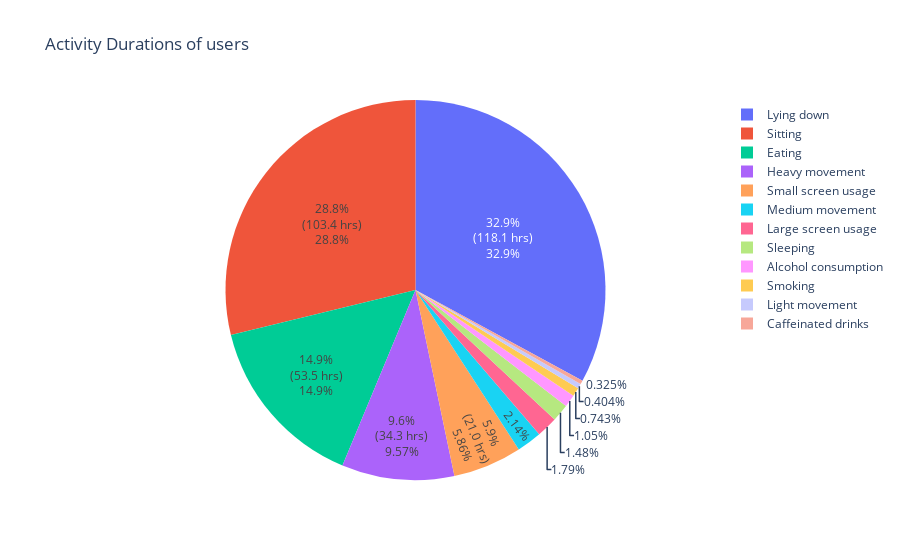

The notebook cell this image was saved under:
### Markdown cell above
Here we will visualize the activity the user performs in the entire duration.
There are 12 labelled activities that the user can be performing and we will visualize there duration using a Pie Chart.

### Code cell
activity_durations = {}

activity_labels = {
    1: "Sleeping",
    2: "Lying down",
    3: "Sitting",
    4: "Light movement",
    5: "Medium movement",
    6: "Heavy movement",
    7: "Eating",
    8: "Small screen usage",
    9: "Large screen usage",
    10: "Caffeinated drinks",
    11: "Smoking",
    12: "Alcohol consumption"
}

# Loop over all user folders
for user_id in range(1, 23):
    user_folder = os.path.join(DATA_DIR, f"user_{user_id}")
    activity_file = os.path.join(user_folder, "Activity.csv")
    
    if os.path.exists(activity_file):
        df_activity = pd.read_csv(activity_file)
        #df_activity = df_activity.apply(fix_time, axis=1)
        
        # Ensure 'Start' and 'End' are parsed as datetime
        # Adjust if your columns are named differently (e.g., 'start', 'end')
        #df_activity['Start'] = pd.to_datetime(df_activity['Start'])
        #df_activity['End']   = pd.to_datetime(df_activity['End'])
        
        df_activity['Start'] = df_activity['Start'].str.replace('24:00', '00:00')
        df_activity['End'] = df_activity['End'].str.replace('24:00', '00:00')
        df_activity['Start'] = pd.to_datetime(df_activity['Start'], errors='coerce')
        df_activity['End'] = pd.to_datetime(df_activity['End'], errors='coerce')

        # Fix cases where 'End' time was '24:00' by adding a day to the date
        df_activity.loc[df_activity['Start'] > df_activity['End'], 'End'] += pd.Timedelta(days=1)

        # Calculate duration (in minutes) for each row
        # Adjust the column name for the activity code if needed (e.g., 'category' vs 'Activity')
        for idx, row in df_activity.iterrows():
            cat_code = row['Activity']  # e.g. numeric category ID (1..12)
            
            if cat_code not in activity_labels:
                continue  # Skip unknown activities
            
            start_t  = row['Start']
            end_t    = row['End']
            
            if pd.notnull(start_t) and pd.notnull(end_t) and pd.notnull(cat_code):
                duration_min = (end_t - start_t).total_seconds() / 60.0
                
                # Accumulate into the dictionary
                # If cat_code doesn't exist yet, initialize at 0
                if cat_code not in activity_durations:
                    activity_durations[cat_code] = 0
                activity_durations[cat_code] += duration_min
    else:
        print(f"Warning: {activity_file} not found for user_{user_id}")

# Convert total durations into a pie chart
# First, map the numeric category codes to labels and handle missing categories
labels = []
durations = []
for cat_code, total_minutes in activity_durations.items():
    if cat_code in activity_labels:
        labels.append(activity_labels[cat_code])
    else:
        labels.append(f"Unknown_{cat_code}")
    durations.append(total_minutes)

# Calculate total duration across all activities
total_all_activities = sum(durations)



# Assume 'labels' and 'durations' are already computed
total_all_activities = sum(durations)
threshold = 5.0  # percentage threshold

# Compute percentage for each slice
percentages = [(d / total_all_activities) * 100 for d in durations]

# Create custom text: if a slice's percentage is >= threshold, show details; otherwise, show an empty string.
display_text = [
    f"{p:.1f}%<br>({d/60:.1f} hrs)" if p >= threshold else ""
    for p, d in zip(percentages, durations)
]

# Create the pie chart
fig = px.pie(
    names=labels,
    values=durations,
    title="Activity Durations of users"
)

# Update the trace: display our custom text inside the slices (only for major slices)
# The legend will still show all category names.
fig.update_traces(text=display_text, textinfo="text+percent", showlegend=True)

fig.show()

### Figure 1 — Plotly figure (JSON) as saved in the notebook; plotly's stock layout.template omitted (floating-point values rounded to 4 significant figures)
{"data": [{"domain": {"x": [0, 1], "y": [0, 1]}, "hovertemplate": "label=%{label}<br>value=%{value}<extra></extra>", "labels": ["Lying down", "Large screen usage", "Caffeinated drinks", "Heavy movement", "Eating", "Light movement", "Sitting", "Medium movement", "Small screen usage", "Sleeping", "Alcohol consumption", "Smoking"], "legendgroup": "", "name": "", "showlegend": true, "text": ["32.9%<br>(118.1 hrs)", "", "", "9.6%<br>(34.3 hrs)", "14.9%<br>(53.5 hrs)", "", "28.8%<br>(103.4 hrs)", "", "5.9%<br>(21.0 hrs)", "", "", ""], "textinfo": "text+percent", "type": "pie", "values": [7086, 385, 70, 2059, 3209, 87, 6202, 460, 1262, 318, 227, 160]}], "layout": {"legend": {"tracegroupgap": 0}, "title": {"text": "Activity Durations of users"}}}
